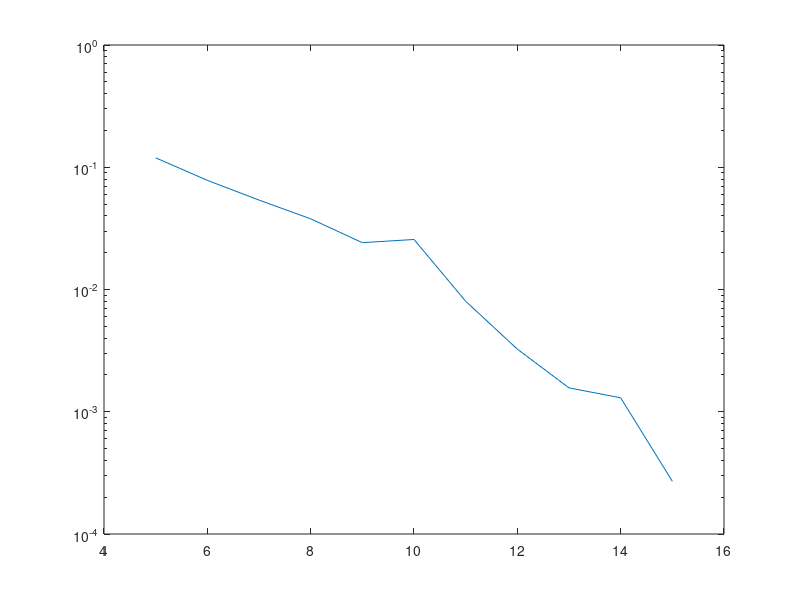

Reproduce this figure in MATLAB. (Note: this script raises an error after producing the figure.)
clear, clc, close all

%% Group all the BER curves

load('pbit_DFE.mat');
load('pbit_LE.mat');
load('pbit_viterbi.mat');
load('BER_awgn_sim.mat');
load('pbit_fba_513.mat');
load('pbit_fba_1415.mat');
pbit_fba = [pbit_fba_513(:, 2); pbit_fba_1415];

%% Statistics for estimated channel, with only one realization
snr_vec = 5:15;

figure
semilogy(snr_vec, pbitLE(:, 3)), hold on,
semilogy(snr_vec, pbitDFE(:, 2))
semilogy(snr_vec_viterbi, pbit_viterbi(:, 3))
semilogy(snr_vec, pbit_fba)
semilogy(snr_vec, BER_awgn(snr_vec))
semilogy(snr_vec, pbit_AWGN_sim)
xlabel('snr [dB]'), ylabel('BER')
legend('LE, M1 = 20, D = 15', 'DFE, M1 = 25, D = 24, M2 = 4', 'Viterbi', 'FBA', 'AWGN', 'AWGN with simulation')
ylim([10^-5.5, 10^-1]), grid on


%% Statistics for real channel

load('pbit_LE_real_channel.mat');
load('pbit_DFE_real_channel.mat');
load('pbit_fba_real_channel.mat');
load('pbit_viterbi_realch.mat')


figure
semilogy(snr_vec, pbitLE_real_channel), hold on
semilogy(snr_vec, pbitDFE_real_channel)
semilogy(snr_vec_viterbi, pbit_viterbi)
semilogy(snr_vec_fba_real_channel, pbit_fba_real_channel)
semilogy(snr_vec, BER_awgn(snr_vec))
semilogy(snr_vec, pbit_AWGN_sim)
xlabel('snr [dB]'), ylabel('BER')
legend('LE, M1 = 20, D = 15', 'DFE, M1 = 25, D = 24, M2 = 4', 'Viterbi', 'FBA', 'AWGN', 'AWGN with simulation')
ylim([10^-7, 10^-1]), xlim([5, 15]), grid on

%% Statistics for same estimate

snr_vec = 5:13; 

load('pbit_LE_same_channel.mat');
load('pbit_DFE_same_channel.mat');
load('pbit_viterbi_same_ch513.mat');

figure
semilogy(snr_vec, pbitLE_same_channel), hold on,
semilogy(snr_vec, pbitDFE_same_channel)
semilogy(snr_vec_viterbi, pbit_viterbi_same_ch)
semilogy(snr_vec, BER_awgn(snr_vec))
semilogy(snr_vec, pbit_AWGN_sim(1:9))
xlabel('snr [dB]'), ylabel('BER')
legend('LE, M1 = 20, D = 15', 'DFE, M1 = 25, D = 24, M2 = 4', 'FBA', 'AWGN', 'AWGN with simulation')
ylim([10^-7, 10^-1]), xlim([5, 15]), grid on